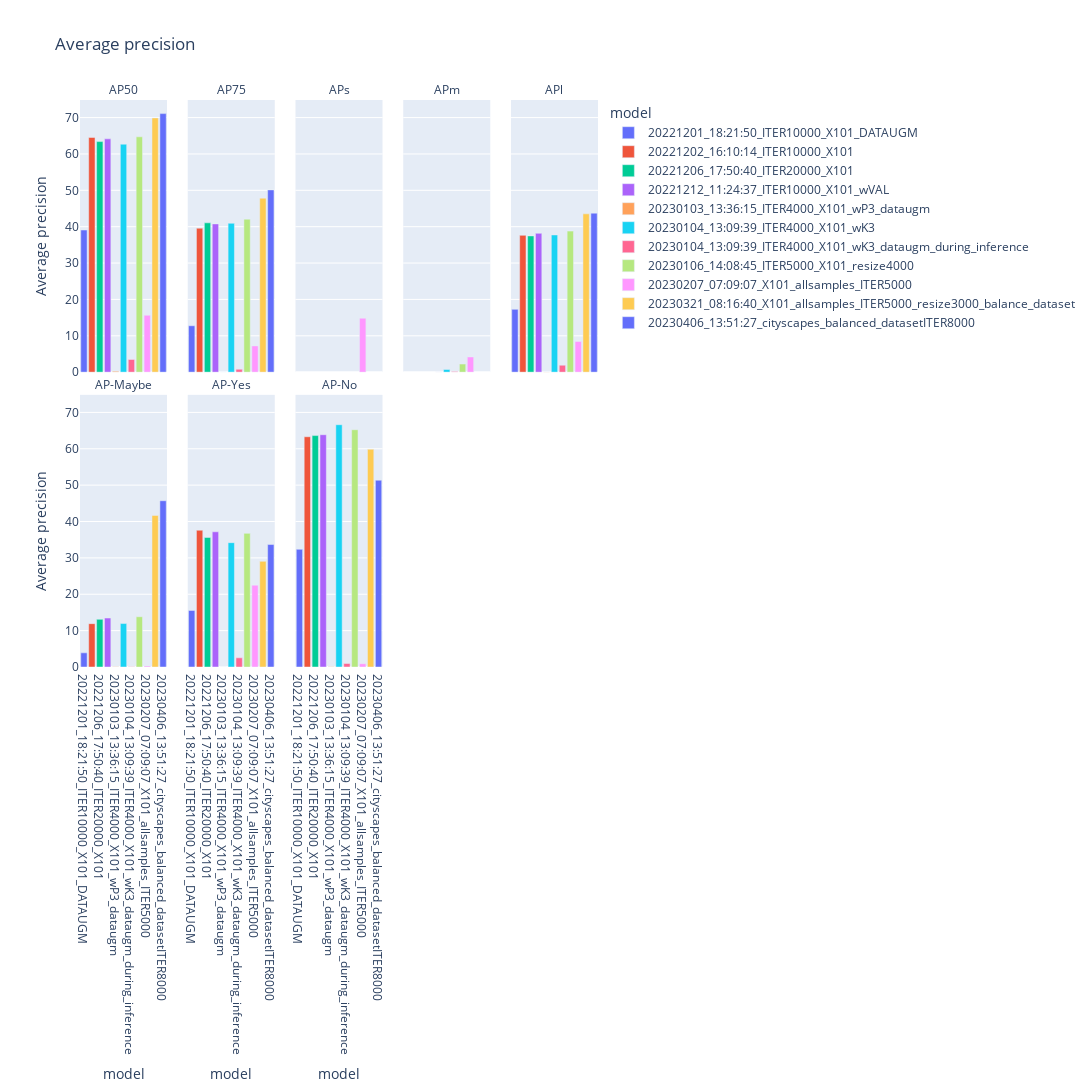

Write notebook code for a chart like this one.
### Code cell
fig = plots.plot_metrics()
fig.show()
